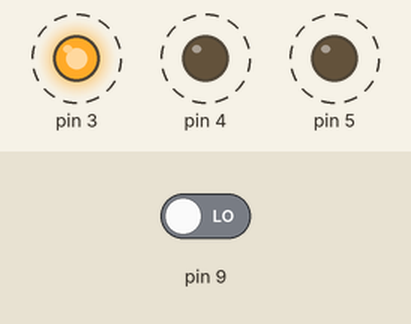
A sketch run on a simulated Arduino Uno, built with avr-gcc and run on an emulated ATmega328P. Parts: output pins drawn as LEDs (lit = HIGH). Dashed ring = blinking. The test bench sets the inputs (shaded band); at power-on: pin 9 LOW.

Above: at 1.25 s.
1.3 s: pin 9 driven HIGH
At 2.0 s:
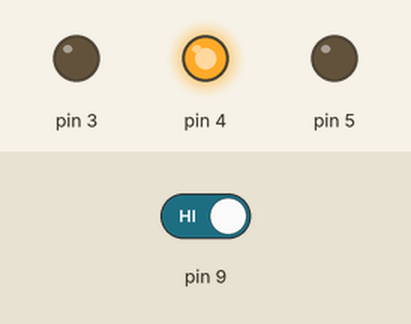
5.8 s: pin 9 driven LOW
At 6.35 s:
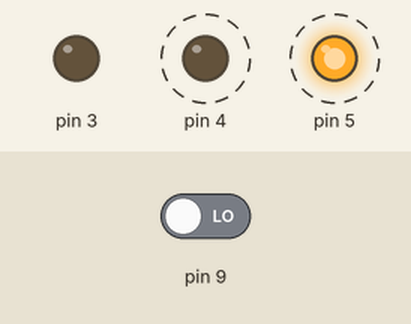
Timing chart, 0 to 14.8 s (numbered marks = the images above; inputs shaded):
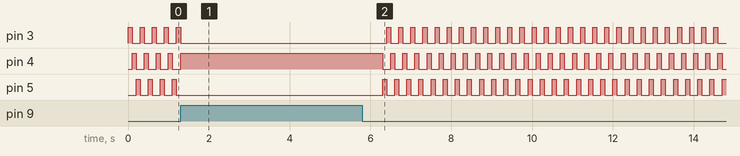

The sketch:

switch_led.ino
```cpp
void setup() {
pinMode(9, INPUT);  //버튼
pinMode(3, OUTPUT);
pinMode(4, OUTPUT);
pinMode(5, OUTPUT);
}

void loop() {
digitalWrite(3, HIGH);
  if(digitalRead(9) == HIGH){
    delay(5000);
  }
  else {  delay(100);  }
  digitalWrite(3, LOW);
 digitalWrite(4, HIGH);
  if(digitalRead(9) == HIGH){
    delay(5000);
  }
  else {   delay(100);  }
  digitalWrite(4, LOW);

  digitalWrite(5, HIGH);
  if(digitalRead(9) == HIGH){
    delay(5000);
  }
  else {    delay(100);  }
  digitalWrite(5, LOW);
}
```

Measured:
- after the input at 1.3 s, pin 3: goes on until 1.3 s, then stays LOW; pin 4: goes on until 1.3 s, then stays HIGH; pin 5: stops changing and stays LOW
- by itself, pin 3–5: alternates HIGH for 0.10 s and LOW for 0.20 s
